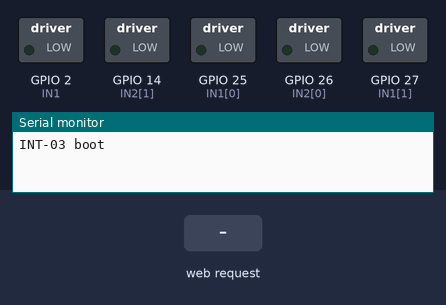
A sketch run on a simulated ESP32. Parts: switched loads named in the sketch (green lamp = pin HIGH), the last lines printed to the serial monitor. Dashed ring = blinking. The inputs (shaded band) are chosen by the test bench. EEPROM starts erased.

Above: at 0.5 s.
At 1.8 s:
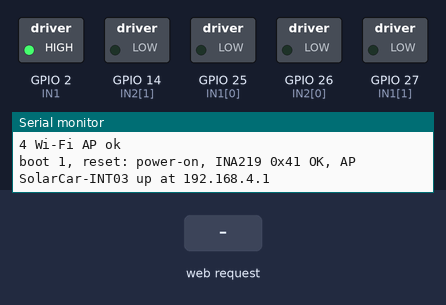
1.9 s: HTTP request GET /c?x=g received
At 2.9 s:
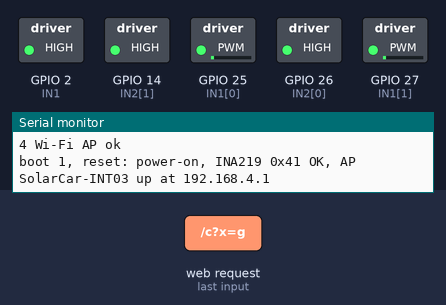
Timing chart, 0 to 10.9 s (numbered marks = the images above; inputs shaded):
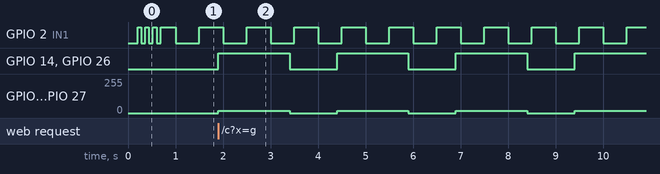

The sketch:

INT-03_drive.ino
```cpp
// INT-03 — Drive: both DRV8871s + four motors on Buck B, ESP32 on Buck A (no USB), car lifted.
// Pins = KiCad ESP32 schematic: MOT_L_IN1/IN2 GPIO25/26, MOT_R_IN1/IN2 GPIO27/14. INA219 battery = 0x41.
// Phone: join "SolarCar-INT03" (password solarcar1), open http://192.168.4.1
//   L / R / Both = which side the buttons drive | Fwd / Rev / Coast / Brake | speed slider (0-100 %)
//   "20 hard starts" = full duty 1.5 s, coast 1 s, x20, both sides | STOP = coast both
//   Status (2 Hz): boot count + last reset reason (a reset during the test shows here), pack V / current.
// Duty cap: 100 % on the slider = DUTY_MAX, so the motors average ~MOTOR_V with VM ~VM_EST.
#include <WiFi.h>
#include <WebServer.h>
#include <Preferences.h>
#include <Wire.h>
#include <Adafruit_INA219.h>

const int IN1[2] = {25, 27}, IN2[2] = {26, 14};      // [0] left, [1] right
const bool INV[2] = {true, true};                     // forward for this build's wiring (U-10, 13/10)
const float MOTOR_V = 7.0, VM_EST = 7.5;              // target motor voltage / measured VM at the drivers
const int DUTY_MAX = (int)(255 * MOTOR_V / VM_EST);   // ~238 = 93 %
const int DUTY_MIN = 51;                              // ~20 %: below this the loaded car does not move (U-10)

WebServer server(80);
Preferences prefs;
Adafruit_INA219 ina(0x41);
bool inaOk; uint32_t boots; const char* reason;
int sel = 2, speedPct = 100, state[2] = {0, 0};       // state: 1 fwd, -1 rev, 0 coast, 2 brake
int startsLeft = 0; bool startOn = false; uint32_t tStart = 0;

void setOut(int s, int a, int b) { if (INV[s]) { int t = a; a = b; b = t; } ledcWrite(IN1[s], a); ledcWrite(IN2[s], b); }
void drive(int s, int dir, int duty) {                // slow decay: one input HIGH, the other PWMs
  if (dir == 2) { ledcWrite(IN1[s], 255); ledcWrite(IN2[s], 255); return; }
  if (dir == 0 || duty == 0) { ledcWrite(IN1[s], 0); ledcWrite(IN2[s], 0); return; }
  if (dir > 0) setOut(s, 255, 255 - duty); else setOut(s, 255 - duty, 255);
}
int dutyFromPct(int p) { return p <= 0 ? 0 : DUTY_MIN + (DUTY_MAX - DUTY_MIN) * p / 100; }
void apply() { for (int s = 0; s < 2; s++) drive(s, state[s], dutyFromPct(speedPct)); }

const char* resetName(esp_reset_reason_t r) {
  switch (r) { case ESP_RST_POWERON: return "power-on"; case ESP_RST_EXT: return "EN button";
    case ESP_RST_SW: return "software"; case ESP_RST_PANIC: return "crash";
    case ESP_RST_BROWNOUT: return "BROWNOUT"; case ESP_RST_INT_WDT: case ESP_RST_TASK_WDT: case ESP_RST_WDT: return "watchdog";
    default: return "other"; }
}

const char PAGE[] PROGMEM = R"HTML(<html><head><meta name='viewport' content='width=device-width'><style>
body{font-family:sans-serif;margin:12px}button{font-size:20px;padding:12px;margin:4px;min-width:90px}
.on{background:#7c7}#st{font-size:18px;margin-top:10px}</style></head><body>
<div><button id=s0 onclick="c('L')">L</button><button id=s1 onclick="c('R')">R</button><button id=s2 onclick="c('A')">Both</button></div>
<div><button onclick="c('f')">Fwd</button><button onclick="c('r')">Rev</button><button onclick="c('c')">Coast</button><button onclick="c('b')">Brake</button></div>
<div>Speed <input type=range min=0 max=100 value=100 style='width:60%' onchange="c('v'+this.value)"> <span id=sp>100</span>%</div>
<div><button onclick="c('g')">20 hard starts</button><button style='background:#e66' onclick="c('x')">STOP</button></div>
<div id=st></div><script>
function c(x){fetch('/c?x='+x);}
setInterval(()=>fetch('/s').then(r=>r.json()).then(j=>{
 document.getElementById('st').innerHTML='Boot count: <b>'+j.boots+'</b> | last reset: <b>'+j.reason+'</b><br>Uptime '+j.up+' s<br>L '+j.L+' | R '+j.R+' | speed '+j.sp+'% (duty '+j.duty+'/255)<br>Hard starts left: '+j.left+'<br>Pack '+j.v+' V, '+j.ma+' mA';
 document.getElementById('sp').textContent=j.sp; for(let i=0;i<3;i++)document.getElementById('s'+i).className=(i==j.sel)?'on':'';}),500);
</script></body></html>)HTML";

const char* stName(int s) { return s == 1 ? "fwd" : s == -1 ? "rev" : s == 2 ? "brake" : "coast"; }

void cmd() {
  String x = server.arg("x");
  if (x == "L") sel = 0; else if (x == "R") sel = 1; else if (x == "A") sel = 2;
  else if (x == "x") { startsLeft = 0; state[0] = state[1] = 0; }
  else if (x == "g") { startsLeft = 20; startOn = false; tStart = 0; state[0] = state[1] = 0; }
  else if (x[0] == 'v') speedPct = constrain(x.substring(1).toInt(), 0, 100);
  else { int d = x == "f" ? 1 : x == "r" ? -1 : x == "b" ? 2 : 0;
         for (int s = 0; s < 2; s++) if (sel == 2 || sel == s) state[s] = d; }
  if (!startsLeft) apply();
  server.send(200, "text/plain", "ok");
}

void status() {
  char b[300];
  snprintf(b, sizeof b, "{\"boots\":%lu,\"reason\":\"%s\",\"up\":%lu,\"L\":\"%s\",\"R\":\"%s\",\"sp\":%d,\"duty\":%d,\"sel\":%d,\"left\":%d,\"v\":\"%.3f\",\"ma\":\"%.0f\"}",
    (unsigned long)boots, reason, millis() / 1000, stName(state[0]), stName(state[1]), speedPct, dutyFromPct(speedPct), sel, startsLeft,
    inaOk ? ina.getBusVoltage_V() + ina.getShuntVoltage_mV() / 1000 : 0.0, inaOk ? ina.getCurrent_mA() : 0.0);
  server.send(200, "application/json", b);
}

void setup() {
  Serial.begin(115200); delay(200);
  Serial.println("INT-03 boot");
  pinMode(2, OUTPUT);
  for (int i = 0; i < 3; i++) { digitalWrite(2, HIGH); delay(80); digitalWrite(2, LOW); delay(80); }
  for (int s = 0; s < 2; s++) { ledcAttach(IN1[s], 20000, 8); ledcAttach(IN2[s], 20000, 8); drive(s, 0, 0); }
  Serial.println("1 PWM ok");
  prefs.begin("int03", false);
  boots = prefs.getUInt("boots", 0) + 1; prefs.putUInt("boots", boots);
  reason = resetName(esp_reset_reason());
  Serial.println("2 flash ok");
  Wire.begin(21, 22); inaOk = ina.begin();
  Serial.println(inaOk ? "3 INA219 ok" : "3 INA219 MISSING");
  Serial.println(WiFi.softAP("SolarCar-INT03", "solarcar1") ? "4 Wi-Fi AP ok" : "4 Wi-Fi AP FAILED");
  server.on("/", []() { server.send_P(200, "text/html", PAGE); });
  server.on("/c", cmd); server.on("/s", status);
  server.on("/z", []() { boots = 0; prefs.putUInt("boots", 0); server.send(200, "text/plain", "boot counter reset"); });
  server.begin();
  Serial.printf("boot %lu, reset: %s, INA219 0x41 %s, AP SolarCar-INT03 up at %s\n",
                (unsigned long)boots, reason, inaOk ? "OK" : "missing", WiFi.softAPIP().toString().c_str());
}

void loop() {
  server.handleClient();
  digitalWrite(2, (millis() / 500) % 2);            // 1 Hz heartbeat = running
  if (startsLeft > 0 && millis() - tStart >= (startOn ? 1500UL : 1000UL)) {   // hard-start cycle
    tStart = millis(); startOn = !startOn;
    for (int s = 0; s < 2; s++) drive(s, startOn ? 1 : 0, DUTY_MAX);
    if (!startOn) startsLeft--;
  }
}
```

Measured:
- after the input at 1.9 s, GPIO 14 (IN2[1]), GPIO 26 (IN2[0]): alternates HIGH for 1.5 s and LOW for 1.0 s, starting at once; GPIO 25 (IN1[0]), GPIO 27 (IN1[1]): alternates 17/255 for 1.5 s and 0/255 for 1.0 s, starting at once
- by itself, GPIO 2 (IN1): alternates HIGH for 0.50 s and LOW for 0.50 s
